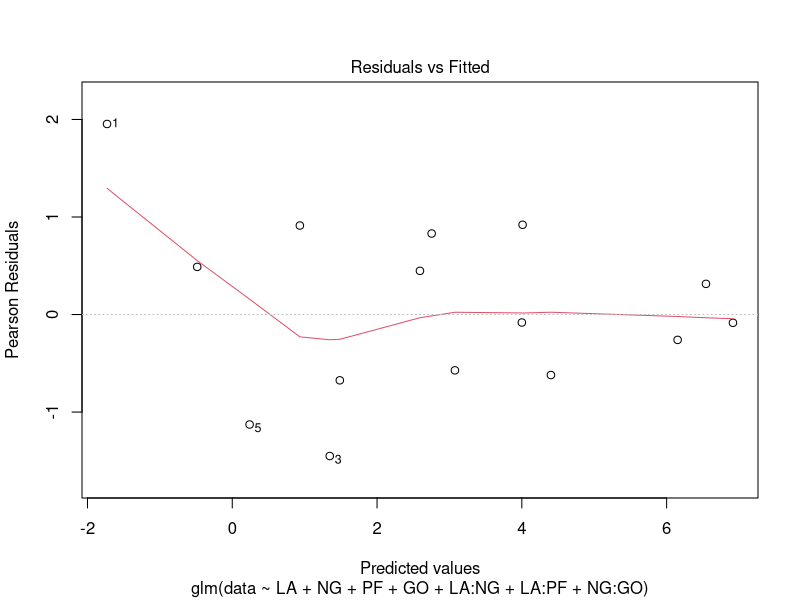
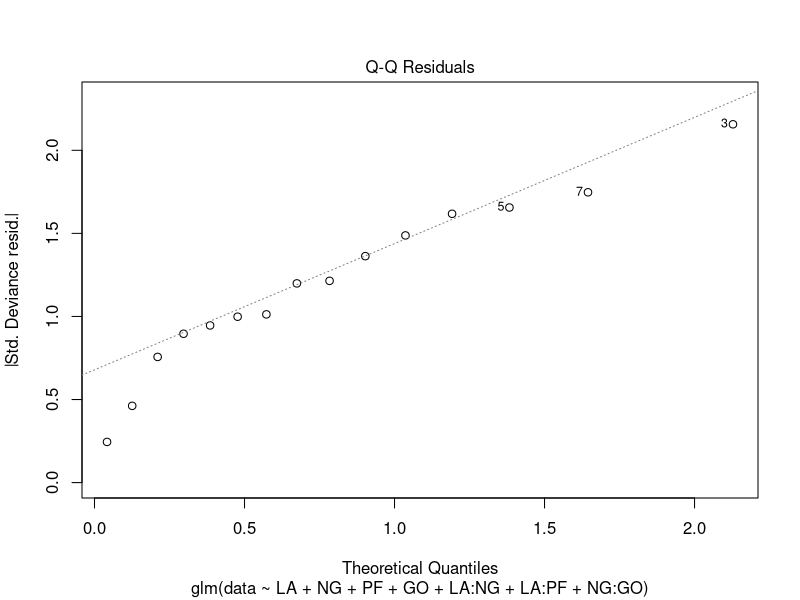
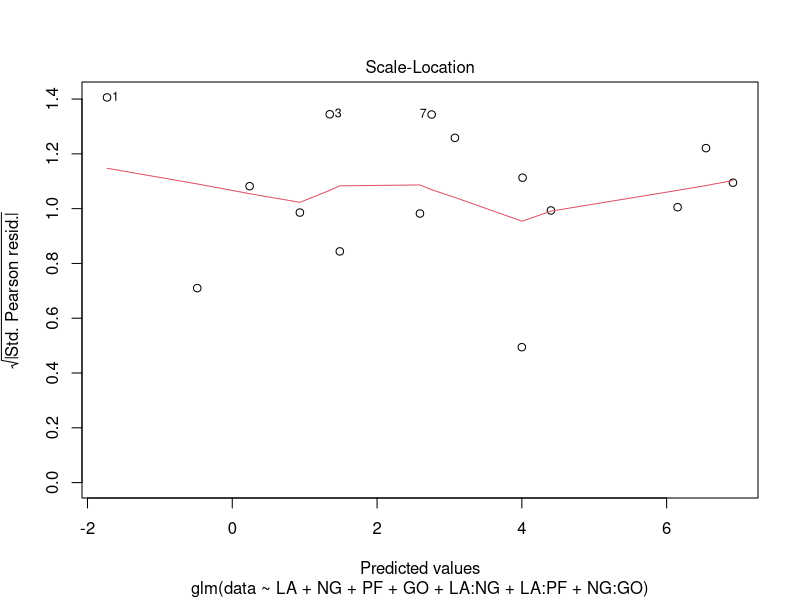
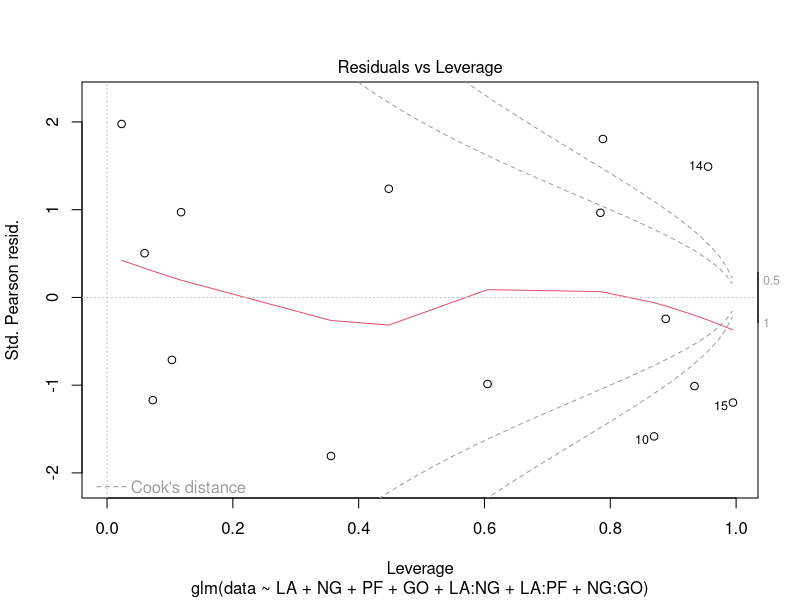

These figures' R source, in order: (Note: this script raises an error after producing the figures.)
############################### Appendix #######################################
## This file contains the code used for Assignment 3 in Statistical Research
## Skills (MATH11188).
## Group Work:: E. Antypas (s2449453), S. Liu (s2337553),
## C. Giannikos (S2436019), Y. Gu(s2304572)

################################ Code ##########################################

## Creating dataset
data <- c(1, 1, 1, 15, 0, 3, 19, 54, 4, 19, 62, 464, 76, 703, 1006) 
## Local Authority
LA <- c(1,1,1,1,1,1,1,1,0,0,0,0,0,0,0)
## Non-Government Organisation
NG <- c(1,1,1,1,0,0,0,0,1,1,1,1,0,0,0) 
## Police Force
PF <- c(1,0,1,0,1,0,1,0,1,0,1,0,1,0,1)

## Government Organisation
GO <- c(1,1,0,0,1,1,0,0,1,1,0,0,1,1,0)

## Step-wise AIC procedure

## Model with all interactions
model.full <- glm(data~LA+NG+PF+GO
                  +LA:NG+LA:PF+LA:GO
                  +NG:PF+NG:GO+PF:GO, family=poisson(link="log"))

library(MASS)

# Model selection based on AIC (backward)
model.select <- stepAIC(model.full, direction="both") 
## Summary
summary(model.select)

# model with no interactions
model.reduced <- glm(data~LA+NG+PF+GO, family=poisson(link="log"))


# Forward model selection based on AIC
stepAIC(model.reduced, scope=list(lower= formula(model.reduced),upper=formula(model.full)),direction="forward")

# Model selection based on AIC 
stepAIC(model.full, direction="both", criterion="BIC") 






## P-value for goodness of fit
1-pchisq(summary(model.select)$deviance, summary(model.select)$df.residual)

## Residual plots
plot(model.select)


# Confidence Intervals
# Step 1: Extract the estimate and standard error of the intercept
coef <- summary(model.select)$coefficients[1,]
beta_0_hat<- coef["Estimate"]
beta_0_se <- coef["Std. Error"]

# Step 2: Calculate the estimate for N=exp(beta_0)+n
y_hat<- exp(beta_0_hat)
n <- sum(data)
N_hat <- y_hat+n

# Step 3: Calculate the standard error of N_hat
N_se <- y_hat* beta_0_se

# Step 4: Calculate the 95% confidence interval for y=exp(beta_0)
lb_ci <- N_hat -y_se*1.96 
ub_ci <- N_hat +y_se*1.96 
N_ci <- c(lb_ci,ub_ci)